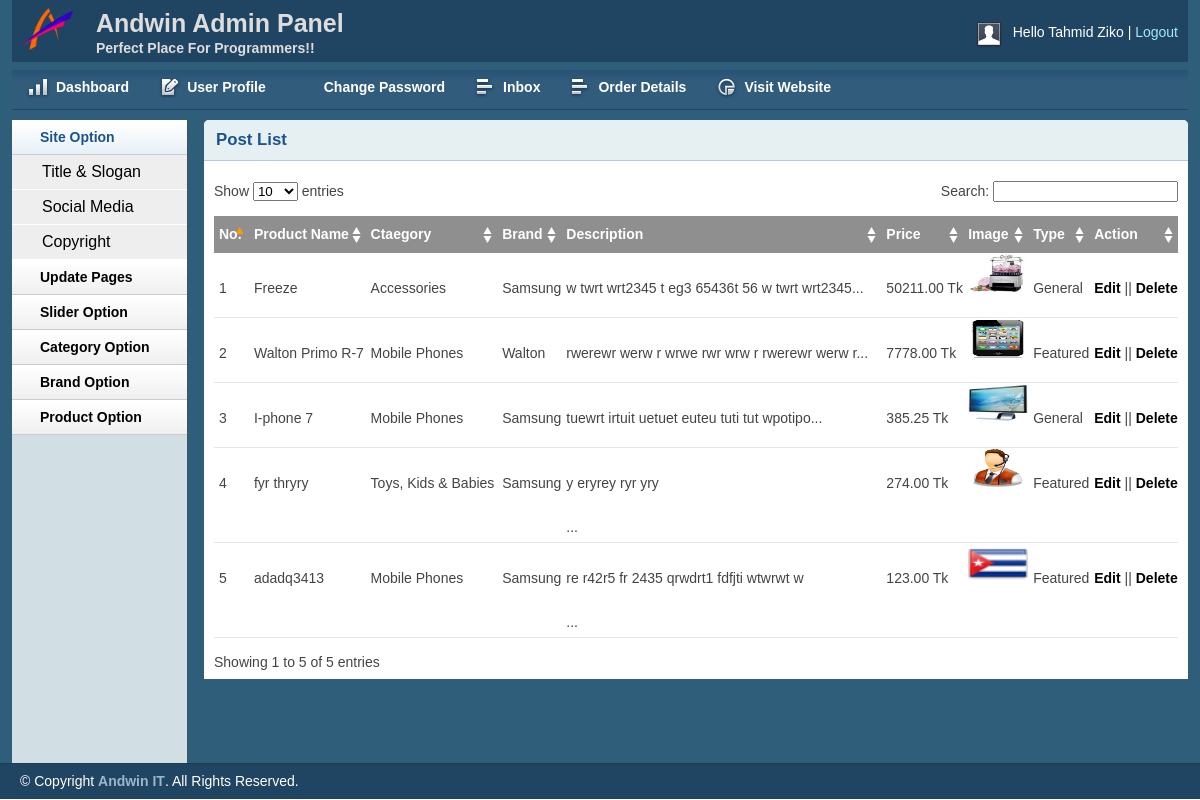
The page /admin/productlist.php (signed in) on the database its author committed.
### tables this page shows
CREATE TABLE `tbl_product` (
  `productId` int(11) NOT NULL,
  `productName` varchar(255) NOT NULL,
  `catId` int(11) NOT NULL,
  `brandId` int(11) NOT NULL,
  `body` text NOT NULL,
  `price` float(10,2) NOT NULL,
  `image` varchar(255) NOT NULL,
  `type` tinyint(4) NOT NULL DEFAULT '0'
);

CREATE TABLE `tbl_category` (
  `catId` int(11) NOT NULL,
  `catName` varchar(255) NOT NULL
);

CREATE TABLE `tbl_brand` (
  `brandId` int(11) NOT NULL,
  `brandName` varchar(255) NOT NULL
);

### lib/Database.php (called while the page is built, shortened)
<?php
Class Database{
	public $host   = DB_HOST;
	public $user   = DB_USER;
	public $pass   = DB_PASS;
	public $dbname = DB_NAME;
	public $link;
	private function connectDB(){
	$this->link = new mysqli($this->host, $this->user, $this->pass, $this->dbname);
 }
	public function select($query){
		$result = $this->link->query($query) or die($this->link->error.__LINE__);
		if($result->num_rows > 0){
			return $result;
		} else {
			return false;
		}
	}
}

### classes/Product.php (called while the page is built, shortened)
<?php
$filepath = realpath(dirname(__FILE__));
include_once ($filepath.'/../helpers/Format.php');
include_once ($filepath.'/../lib/Database.php');
?>
<?php
class Product
{
	private $db;
   public  function __construct(){
      $this->db =  new Database();
	}
public function getAllProduct()
{
$query = "select tbl_product.*,tbl_category.catName,tbl_brand.brandName from tbl_product
 inner join tbl_category
 using (catId)
  inner join tbl_brand
 using (brandId)
order by productId desc";
$result = $this->db->select($query);
return $result;
}
}
?>

### helpers/Format.php (called while the page is built, shortened)
<?php
class Format
{
	 public function shortentext($text,$limit = 400)
	{
		$text = $text." ";
		$text = substr($text,0,$limit);
		$text = substr($text,0,strrpos($text,' '));
		return $text = $text."...";
	}
}
?>

### admin/productlist.php (the view, shortened to what this page needs)
<?php include 'inc/header.php';?>
<?php include 'inc/sidebar.php';?>
<?php include '../classes/Product.php';?>
<?php include_once '../helpers/Format.php'; ?>
<?php
$pd = new Product();
$fm = new Format();
?>
<div class="grid_10" >
    <div class="box round first grid">
        <h2>Post List</h2>
        <div class="block">
            <table class="data display datatable" id="example">
			<thead>
				<tr>
					<th>No.</th>
					<th>Product Name</th>
					<th>Ctaegory</th>
					<th>Brand</th>
					<th>Description</th>
					<th>Price</th>
					<th>Image</th>
					<th>Type</th>
					<th>Action</th>
				</tr>
			</thead>
			<tbody>
			<?php
              $getpd = $pd->getAllProduct();
              if ($getpd)
              {             $i = 0;
              	while ($result = $getpd->fetch_assoc()) {
              	     $i++;
			?>
				<tr class="odd gradeX" >
				<td><?php echo $i;?></td>
					<td> <?php echo $result['productName'];?> </td>
					<td> <?php echo $result['catName'];?></td>
					<td> <?php echo $result['brandName'];?></td>
					<td> <?php echo $fm->shortentext($result['body'],50) ;?></td>
					<td><?php echo  $result['price'];?> Tk</td>
					<td> <img height="40px" width="60px"
					src="<?php echo $result['image']; ?> " /> </td>
					<td>
					<?php
					if ($result['type']==0) {
						echo "Featured";
					}
					else
					{
						echo "General";
					}
					?>
					</td>
					<td><a href="productedit.php?proid= <?php echo $result['productId'];?>">Edit</a> ||
							 <a onclick = "return confirm ('Are you sure delete?');" href="?delpro=<?php echo $result['productId'] ?>">Delete</a></td>
				</tr>
				 <?php	} } ?>
			</tbody>
		</table>
       </div>
    </div>
</div>
<?php include 'inc/footer.php';?>

### admin/css/layout.css (style rules this page uses)
body { background: #fff none repeat scroll 0 0; color: #444; font-size: 14px; padding: 0; }
a { color: #000; font-weight:bold; text-decoration: none; }
h1, h2, h3, h4, h5, h6 { line-height:1.2em; margin-bottom:.3em; }
h2 { margin-top:1em; }
.box { background:#fff; margin-bottom:20px; padding:10px 10px 10px 10px; margin-left:-8px; }
.box.grid { padding-bottom:40px; }
.box.round { -moz-border-radius: 5px 5px 0px 0px; -webkit-border-radius: 5px 5px 0px 0px; border-radius: 5px 5px 0px 0px; }
.box h2 { font-size:1.2em; font-weight:bold; color:#1B548D; background:#E6F0F3; margin:-10px -10px 0 -10px; padding:10px 12px; border-bottom:1px solid #B3CBD6; -moz-border-radius: 5px 5px 0px 0px; -webkit-border-radius: 5px 5px 0px 0px; border-radius: 5px 5px 0px 0px; }
.box.first { min-height: 406px; }
.block { padding-top:20px; }
p { margin-bottom:1em; }
.block { padding-bottom:1px; }
table.display { margin: 0 auto; clear: both; width: 100%; }
.sorting_asc { background: #8f8f8f url(../img/table/sort_asc.png) no-repeat center right; padding:8px 5px; text-align:left; color:#fff; }
.sorting { background:#8f8f8f url(../img/table/sort_both.png) no-repeat center right; padding:8px 5px; text-align:left; color:#fff; }
tr.odd { height: 30px; line-height: 30px; border-bottom:1px solid #e6e6e6; }
tr.even { height: 30px; line-height: 30px; border-bottom:1px solid #e6e6e6; }
tr.odd td, tr.even td { padding-left:5px; }

### rows shown on the page
tbl_product: productName "Freeze", catId.catName "Accessories", brandId.brandName "Samsung", body "w twrt wrt2345 t eg3 65436t 56 w twrt wrt2345...", price "50211.00", image (picture), type "General"
tbl_product: productName "Walton Primo R-7", catId.catName "Mobile Phones", brandId.brandName "Walton", body "rwerewr werw r wrwe rwr wrw r rwerewr werw r...", price "7778.00", image (picture), type "Featured"
tbl_product: productName "I-phone 7", catId.catName "Mobile Phones", brandId.brandName "Samsung", body "tuewrt irtuit uetuet euteu tuti tut wpotipo...", price "385.25", image (picture), type "General"
tbl_product: productName "fyr thryry", catId.catName "Toys, Kids & Babies", brandId.brandName "Samsung", body "y eryrey ryr yry ...", price "274.00", image (picture), type "Featured"
tbl_product: productName "adadq3413", catId.catName "Mobile Phones", brandId.brandName "Samsung", body "re r42r5 fr 2435 qrwdrt1 fdfjti wtwrwt w ...", price "123.00", image (picture), type "Featured"

### other values the page prints
session::get('adminName') "Tahmid Ziko"
